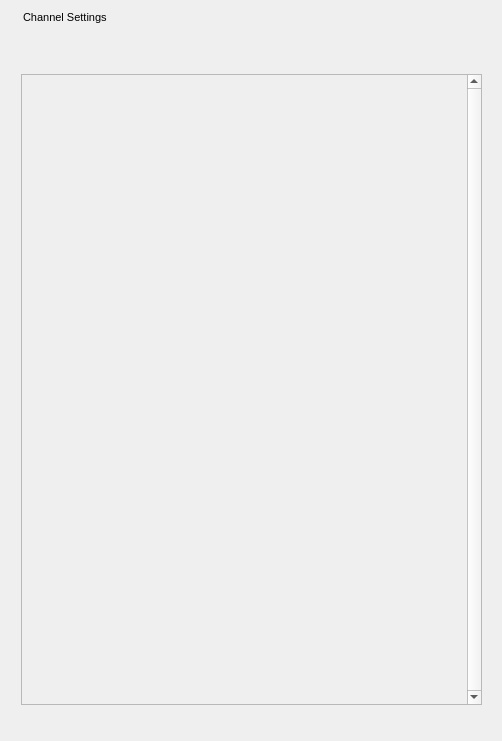
    <widget class="QWidget" name="widget" native="true">
     <property name="minimumSize">
      <size>
       <width>500</width>
       <height>740</height>
      </size>
     </property>
     <layout class="QGridLayout" name="gridLayout_3">
      <item row="2" column="0">
       <widget class="QStackedWidget" name="stackedWidget">
        <property name="minimumSize">
         <size>
          <width>480</width>
          <height>700</height>
         </size>
        </property>
        <property name="maximumSize">
         <size>
          <width>480</width>
          <height>16777215</height>
         </size>
        </property>
        <property name="font">
         <font>
          <pointsize>10</pointsize>
         </font>
        </property>
        <widget class="QWidget" name="stackedWidgetPage1">
         <widget class="QScrollArea" name="scrollArea">
          <property name="geometry">
           <rect>
            <x>10</x>
            <y>44</y>
            <width>461</width>
            <height>631</height>
           </rect>
          </property>
          <property name="lineWidth">
           <number>3</number>
          </property>
          <property name="verticalScrollBarPolicy">
           <enum>Qt::ScrollBarAlwaysOn</enum>
          </property>
          <property name="sizeAdjustPolicy">
           <enum>QAbstractScrollArea::AdjustToContentsOnFirstShow</enum>
          </property>
          <property name="widgetResizable">
           <bool>true</bool>
          </property>
          <widget class="QWidget" name="scrollAreaWidgetContents">
           <property name="geometry">
            <rect>
             <x>0</x>
             <y>0</y>
             <width>444</width>
             <height>629</height>
            </rect>
           </property>
          </widget>
         </widget>
         <widget class="QWidget" name="gridLayoutWidget">
          <property name="geometry">
           <rect>
            <x>10</x>
            <y>0</y>
            <width>441</width>
            <height>41</height>
           </rect>
          </property>
          <layout class="QGridLayout" name="gridLayout_channels"/>
         </widget>
        </widget>
       </widget>
      </item>
      <item row="0" column="0" rowspan="2">
       <widget class="QLabel" name="label">
        <property name="font">
         <font>
          <pointsize>8</pointsize>
         </font>
        </property>
        <property name="text">
         <string>Channel Settings</string>
        </property>
        <property name="alignment">
         <set>Qt::AlignLeading|Qt::AlignLeft|Qt::AlignVCenter</set>
        </property>
        <property name="margin">
         <number>0</number>
        </property>
        <property name="indent">
         <number>12</number>
        </property>
       </widget>
      </item>
     </layout>
    </widget>
